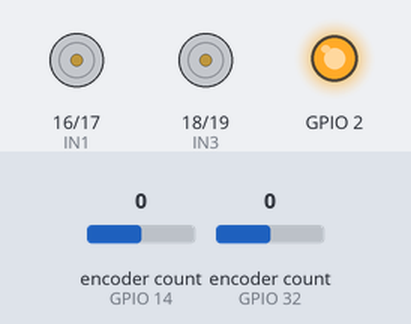
This sketch was run on a simulated ESP32. Parts: motor-driver pin pairs drawn as motors (green arrow = first pin HIGH = forward, orange = second pin HIGH = backward, longer = more drive, scaled by the enable pin), output pins drawn as LEDs (lit = HIGH). The inputs (shaded band) are chosen by the test bench; at power-on: encoder count (sensors on GPIO 14, GPIO 32) 0. What the sketch prints to the serial monitor is not drawn.

Above: at 15.2 s.
At 16.2 s:
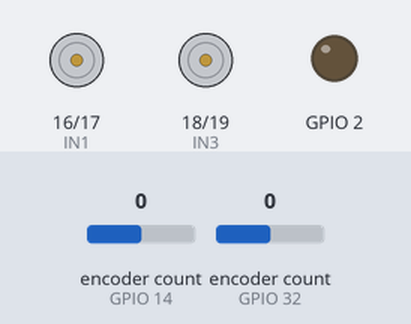
Timing chart, 0 to 17.7 s (numbered marks = the images above):
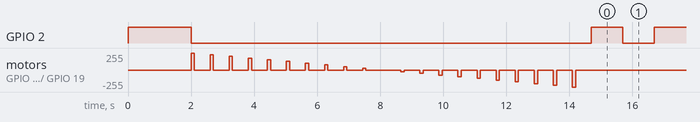

The sketch:

ZonaMorta.ino
```cpp
#include <stdio.h>
#include <ESP32Encoder.h>

#define ENCODER_C1_R 32
#define ENCODER_C2_R 33
#define ENCODER_C1_L 14
#define ENCODER_C2_L 27
#define IN1 16
#define IN2 17
#define ENA 4
#define IN3 18
#define IN4 19
#define ENB 23
#define L_CHANNEL 0
#define R_CHANNEL 1

#define SPEED_TIME 0.500
#define SPEED_SAMPLE 10

void pinSetup();
float mapfloat(float x, float in_min, float in_max, float out_min, float out_max);
void motor(int PWM, int chanel);

ESP32Encoder encoder_r;
ESP32Encoder encoder_l;

void setup() {
  Serial.begin(115200);
  printf("Serial Init\n");
  pinSetup();

  delay(2000);
  digitalWrite(2, LOW);

  const float ts = 10e-3;
  double speed_l, speed_r;
  int64_t last_count_l, last_count_r;
  int64_t current_count_l, current_count_r;

  for (int pwm=-100; pwm <= 100; pwm += 10) {
    motor(pwm, L_CHANNEL);
    motor(pwm, R_CHANNEL);
    speed_l = 0;
    speed_r = 0;
    for (int i=0; i<SPEED_SAMPLE; i++) {
      current_count_l = encoder_l.getCount();
      current_count_r = encoder_r.getCount();
      speed_l = (current_count_l - last_count_l)/ts;
      speed_r = (current_count_r - last_count_r)/ts;
      delay(10);
    }
    printf("PWM: %d, Speed Left (RPM): %03.04f, Speed Rigth (RPM): %03.04f\n", pwm, speed_l, speed_r);

    motor(0, L_CHANNEL);
    motor(0, R_CHANNEL);
    delay(500);
  }

  motor(0, L_CHANNEL);
  motor(0, R_CHANNEL);
}

void loop() {
  digitalWrite(2, HIGH);
  delay(1000);
  digitalWrite(2, LOW);
  delay(1000);
}

void pinSetup() {
  // Configuração dos pinos
  pinMode(IN1, OUTPUT);
  pinMode(IN2, OUTPUT);
  pinMode(IN3, OUTPUT);
  pinMode(IN4, OUTPUT);

  // Configuração do PWM
  ledcSetup(L_CHANNEL, 50000, 8);
  ledcSetup(R_CHANNEL, 50000, 8);
  ledcAttachPin(ENA, L_CHANNEL);
  ledcAttachPin(ENB, R_CHANNEL);
  ledcWrite(L_CHANNEL, 0);
  ledcWrite(R_CHANNEL, 0);

  // Configuração dos encoders
  ESP32Encoder::useInternalWeakPullResistors = puType::up;
	encoder_r.attachFullQuad(ENCODER_C1_R, ENCODER_C2_R);
	encoder_l.attachFullQuad(ENCODER_C1_L, ENCODER_C2_L);
  encoder_r.clearCount();
  encoder_l.clearCount();

  pinMode(2, OUTPUT);
  digitalWrite(2, HIGH);
}

float mapfloat(float x, float in_min, float in_max, float out_min, float out_max) {
  return (x - in_min) * (out_max - out_min) / (in_max - in_min) + out_min;
}

void motor(int PWM, int chanel) {
  int p1, p2;
  if (chanel == L_CHANNEL) {
    p1 = IN1;
    p2 = IN2;
  } else {
    p1 = IN3;
    p2 = IN4;
  }
  bool PWM_Zero = PWM == 0 ? true : false;
  PWM = constrain(PWM, -100, 100);
  // PWM = (PWM >= 0 ? 1 : -1) * mapfloat(abs(PWM), 0, 100, MIN_PWM, 100);
  PWM = map(PWM, -100, 100, -255, 255);
  if (PWM > 0) {
    digitalWrite(p1, LOW);
    digitalWrite(p2, HIGH);
  } else if (PWM < 0) {
    PWM = -PWM;
    digitalWrite(p1, HIGH);
    digitalWrite(p2, LOW);
  } else if (PWM_Zero) {
    digitalWrite(p1, LOW);
    digitalWrite(p2, LOW);
    PWM = 0;
  }
  ledcWrite(chanel, PWM);
}
```

Measured:
- by itself, GPIO 2: repeats every 2.0 s: HIGH 1.0 s, LOW 1.0 s
